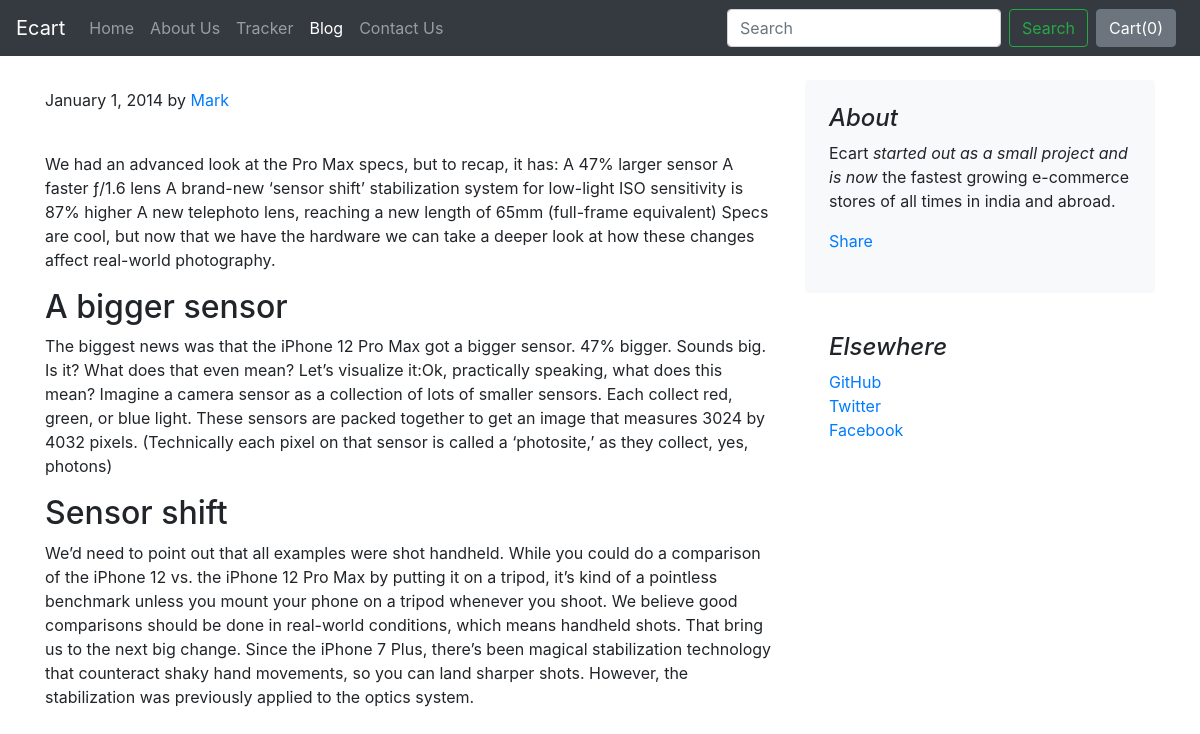
The page /blog/blogpost/1 on the database its author committed.
### blog/models.py (models this page shows)
class Blogpost(models.Model):
    post_id = models.AutoField(primary_key= True)
    tilte = models.CharField(max_length=50)
    head0 = models.CharField(max_length=500, default="")
    chead0 = models.CharField(max_length=5000, default="")
    head1 = models.CharField(max_length=500, default="")
    chead1 = models.CharField(max_length=5000, default="")
    head2 = models.CharField(max_length=500, default="")
    chead2 = models.CharField(max_length=5000, default="")
    pub_date = models.DateField()
    thumbnail = models.ImageField(upload_to='shop/images', default="")
    def __str__(self):
        return self.tilte

### blog/views.py (the view)
# urls.py: path("blogpost/<int:id>", views.blogpost, name="blogHome")
def blogpost(request, id):
    post = Blogpost.objects.filter(post_id = id)[0]
    print(post)
    return render(request, 'blog/blogpost.html',{'post':post})

### blog/templates/blog/blogPost.html (shortened to what this page needs)
{% extends 'blog/basic.html' %}
{% block body %}
<div class="container">
    <div class="row mt-4">
        <div class="col-md-8 blog-main">
            <div class="blog-post">
                <p class="blog-post-meta">January 1, 2014 by <a href="#">Mark</a></p>
                <div class="fb-like" data-href="http://127.0.0.1:8000/blog/blogpost/{{post.post_id}}" data-layout="standard" data-action="like" data-size="large" data-show-faces="false" data-share="true"></div><br>
                <p>{{post.chead0}}</p>
                <h2>{{post.head1}}</h2>
                <p>{{post.chead1}}</p>
                <h2>{{post.head2}}</h2>
                <p>{{post.chead2}}</p>
            </div>
        </div>
        <aside class="col-md-4 blog-sidebar">
            <div class="p-4 mb-3 bg-light rounded">
                <h4 class="font-italic">About</h4>
                <p class="mb-0">Ecart <em>started out as a small project and is now</em> the fastest growing e-commerce stores of all times in india and abroad.</p>
                <div class="my-3 fb-share-button" data-href="http://127.0.0.1:8000/blog/blogpost/{{post.post_id}}" data-layout="button_count" data-size="large"><a target="_blank" href="https://www.facebook.com/sharer/sharer.php?u=http%3A%2F%2F127.0.0.1%3A8000%2Fblog%2Fblogpost%2F4&src=sdkpreparse" class="fb-xfbml-parse-ignore">Share</a></div>
            </div>
            <div class="p-4">
                <h4 class="font-italic">Elsewhere</h4>
                <ol class="list-unstyled">
                    <li><a href="https://www.github.com/">GitHub</a></li>
                    <li><a href="https://www.twitter.com/">Twitter</a></li>
                    <li><a href="https://www.facebook.com/">Facebook</a></li>
                </ol>
            </div>
        </aside>
    </div>
</div>
{% endblock %}

### rows shown on the page
Blogpost: chead0 "We had an advanced look at the Pro Max specs, but to recap, it has: A 47% larger sensor A faster ƒ/1.6 lens A brand-new ‘sensor shift’ stabilization system for low-light ISO sensitivity is 87% higher A new telephoto lens, reaching a new length of 65mm (full-frame equivalent) Specs are cool, but now that we have the hardware we can take a deeper look at how these changes affect real-world photography.", head1 "A bigger sensor", chead1 "The biggest news was that the iPhone 12 Pro Max got a bigger sensor. 47% bigger. Sounds big. Is it? What does that even mean? Let’s visualize it:Ok, practically speaking, what does this mean? Imagine a camera sensor as a collection of lots of smaller sensors. Each collect red, green, or blue light. These sensors are packed together to get an image that measures 3024 by 4032 pixels. (Technically each pixel on that sensor is called a ‘photosite,’ as they collect, yes, photons)", head2 "Sensor shift", chead2 "We’d need to point out that all examples were shot handheld. While you could do a comparison of the iPhone 12 vs. the iPhone 12 Pro Max by putting it on a tripod, it’s kind of a pointless benchmark unless you mount your phone on a tripod whenever you shoot. We believe good comparisons should be done in real-world conditions, which means handheld shots. That bring us to the next big change. Since the iPhone 7 Plus, there’s been magical stabilization technology that counteract shaky hand movements, so you can land sharper shots. However, the stabilization was previously applied to the optics system."
